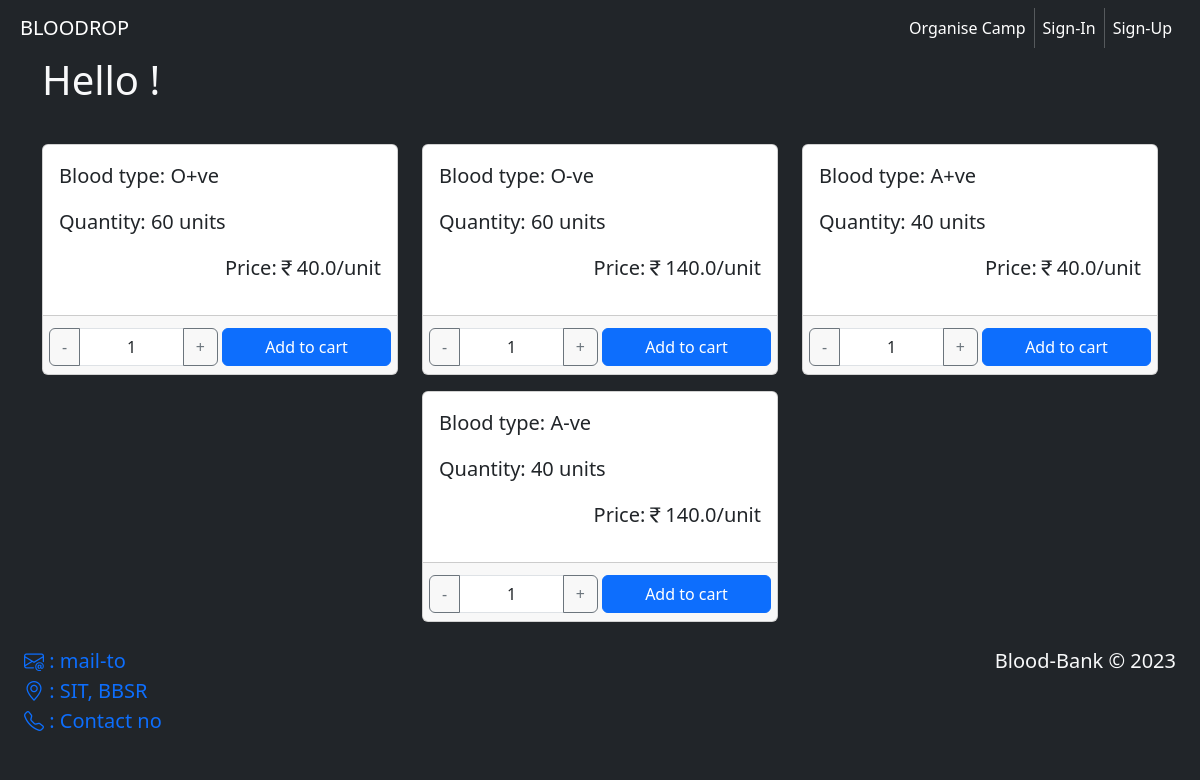
/hospital/, run on the app's committed database.
### hospital/models.py (models this page shows, shortened)
class BloodDepot(models.Model):
    b_group = models.CharField(max_length=5)
    quantity = models.IntegerField()
    price = models.FloatField()

### hospital/views.py (the view)
# urls.py: path('',views.index,name='doner_home'),
def index(request):
    blood = BloodDepot.objects.all()
    context = {
        'blood':blood,
    }
    return render(request,'hospital/index.html',context)

### templates/hospital/index.html (shortened to what this page needs)
{% extends 'base.html' %}
{% load static %}
{% block css %}
<link rel="stylesheet" href="{% static 'css/hospital-index.css' %}">
{% endblock css %}
{% block content %}
    <div class="container">
        <h1 class="text-light"> Hello {{user.first_name}}!</h1><br>
        <div class="row">
            {% for b in blood %}
                <div class="col-md-4 mx-auto">
                    <div class="card my-2">
                        <div class="card-body">
                            <p class="lead">Blood type: {{b.b_group}}</p>
                            <div class="row">
                                <div class="col-auto">
                                    <p class="lead">Quantity: {{b.quantity}} units</p>
                                </div>
                                <div class="col-auto ms-auto">
                                    <p class="lead">Price:<i class="bi bi-currency-rupee"></i>{{b.price}}/unit</p>
                                </div>
                            </div>
                        </div>
                        <div class="card-footer">
                            <div class="row">
                                <form action="{% url 'add_to_cart' %}" method="post">
                                    <div class="row">
                                        <div class="col-md-6 g-1">
                                            <div class="input-group">
                                                <div class="dec btn btn-outline-secondary" type="button">-</div>
                                                <input type="number" name="quantity" class="form-control text-center" value="1" readonly>
                                                <div class="inc btn btn-outline-secondary" type="button">+</div>
                                            </div>
                                        </div>
                                        <div class="col-md-6 g-1">
                                            <input type="submit" value="Add to cart" class="w-100 btn btn-primary">
                                        </div>
                                    </div>
                                </form>
                            </div>
                        </div>
                    </div>
                </div>
            {% endfor %}
        </div>
    </div>
{% endblock content %}

### data on the page
BloodDepot: b_group "O+ve", quantity "60", price "40.0"
BloodDepot: b_group "O-ve", quantity "60", price "140.0"
BloodDepot: b_group "A+ve", quantity "40", price "40.0"
BloodDepot: b_group "A-ve", quantity "40", price "140.0"
